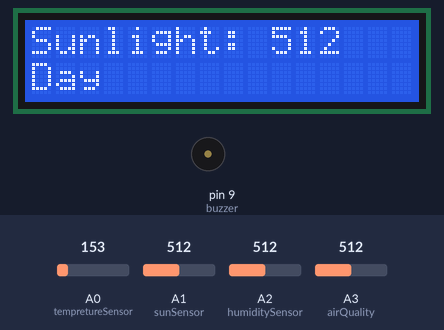
Bench run of a sketch on a simulated Arduino Uno, built with avr-gcc and run on an emulated ATmega328P. Shown: 16×2 character LCD, buzzer (waves = sounding). The inputs (shaded band) are chosen by the test bench; at power-on: A0 (tempretureSensor) = 153, A1 (sunSensor) = 512, A2 (humiditySensor) = 512, A3 (airQuality) = 512. What the sketch prints to the serial monitor is not drawn.

Above: at 4.8 s.
4.9 s: A0 (tempretureSensor) set to 135
At 11.9 s:
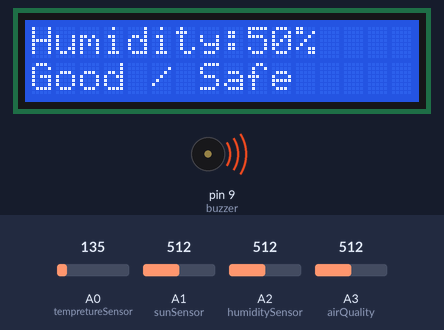
13.8 s: A1 (sunSensor) set to 490
At 17.2 s:
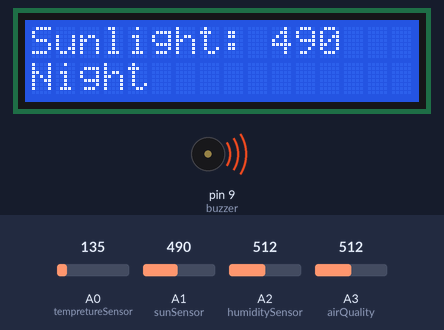
21.9 s: A2 (humiditySensor) set to 716
At 28.1 s:
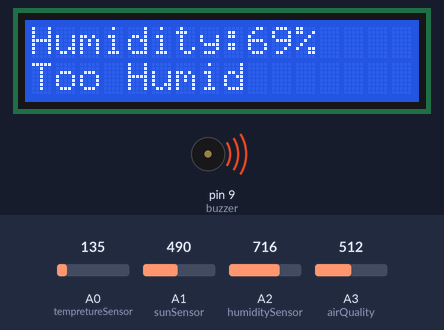
29.0 s: A3 (airQuality) set to 35
At 35.5 s:
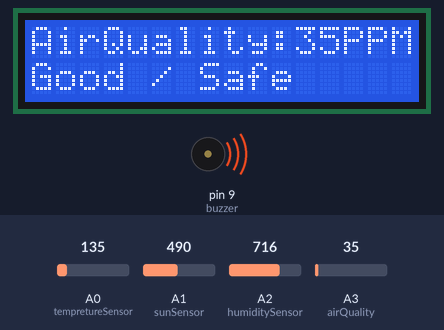
36.2 s: A0 (tempretureSensor) set to 221
At 38.6 s:
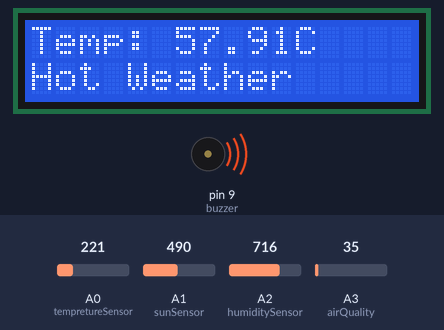
43.4 s: A2 (humiditySensor) set to 632
At 48.8 s:
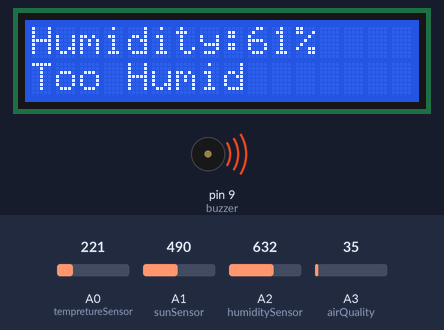
49.5 s: A2 (humiditySensor) set to 606
Timing chart, 0 to 58.6 s (numbered marks = the images above; inputs shaded):
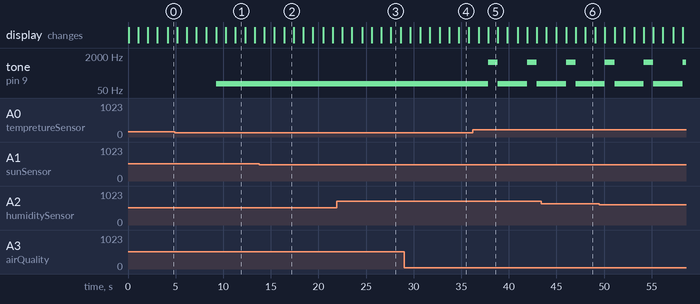

Measured:
- the behaviour switches between 144 and 143 on A0 (tempretureSensor) (found by bisection; images 0 and 1)
- after the input at 4.9 s, tone on pin 9 (buzzer): silent → 100 Hz after 4.3 s; the display: first differs from a run without the input after 4.3 s (image 1 shows a later state)
- after the input at 13.8 s, the display: first differs from a run without the input after 2.6 s (image 2)
- after the input at 21.9 s, the display: first differs from a run without the input after 5.7 s (image 3)
- after the input at 29.0 s, the display: first differs from a run without the input after 5.8 s (image 4)
- after the input at 36.2 s, tone on pin 9 (buzzer): alternates 1000 Hz for 1.0 s and 100 Hz for 3.1 s, starting after 1.6 s; the display: first differs from a run without the input after 1.6 s (image 5)
- what the display in image 1 shows lasts 1.0 s, from 11.3 s to 12.3 s

The sketch:

weather_monittoring_system.ino
```cpp
#include <LiquidCrystal.h>


LiquidCrystal lcd(12, 11, 5, 4, 3, 2);
int tempretureSensor = A0;
int sunSensor=A1;
int humiditySensor=A2;
int airQuality=A3;
const int buzzer = 9;

void setup()
{
pinMode(buzzer, OUTPUT);
Serial.begin(9600);
}

void loop() {

  int reading = analogRead(tempretureSensor);
  int sun = analogRead(sunSensor);
  int humidity = analogRead(humiditySensor);

  humidity = (humidity/1023.0)*100;
  int air = analogRead(airQuality);

  Serial.print(sun);
  Serial.println(" brightness units");

  float voltage = reading * 5.0;
  voltage = voltage / 1024.0;
  Serial.print(voltage);
  Serial.println(" volts");
  float temperatureC = (voltage - 0.5) * 100 ;


  lcd.begin(16, 2);

  lcd.setCursor(0, 0);
  lcd.print("Sunlight: ");
  lcd.print(sun);
  lcd.setCursor(0, 1);

  if(sun>500)
  	lcd.print("Day  ");
  else
    lcd.print("Night  ");
  delay(1000);


  lcd.clear();
  lcd.print("Temp: ");
  lcd.print(temperatureC);
  lcd.print("C");

  Serial.print(temperatureC);
  Serial.println(" degrees C");
  //delay(1000);
  lcd.setCursor(0, 1);
  if (temperatureC < 20) {

    lcd.print("Cold Weather");
    Serial.println("Cold Weather");
    tone(buzzer,100);
  }
  else if (temperatureC >= 20 && temperatureC < 45){

    lcd.setCursor(0, 1);
    lcd.print("Normal Weather");
    Serial.println("Normal Weather");
    noTone(buzzer);
  }
  else {

    lcd.setCursor(0, 1);
    lcd.print("Hot Weather");
    Serial.println("Hot Weather");
    tone(buzzer,1000);
  }
  // set the cursor to column 0, line 1
  // (note: line 1 is the second row, since counting begins with 0):
	delay(1000);


  lcd.clear();
  lcd.print("AirQuality:");
  lcd.print(air);
  lcd.print("PPM");
  Serial.print(air);
  Serial.println(" PPM");

  lcd.setCursor(0, 1);
  if(air > 150)
    lcd.print("Polluted");
  else{
    lcd.print("Good / Safe");
  	tone(buzzer,100);
  }
  delay(1000);


  lcd.clear();
  lcd.print("Humidity:");
  lcd.print(humidity);
  lcd.print("%");
  Serial.print(humidity);
  Serial.println("% Humidity");

  lcd.setCursor(0, 1);
  if(humidity > 60){
    lcd.print("Too Humid");
    tone(buzzer,100);
  }
  else if(humidity>=30 && humidity<=60)
    lcd.print("Good / Safe");
  else{
	lcd.print("Less Humid");
    tone(buzzer,1000);
  }
  delay(1000);

}
```
